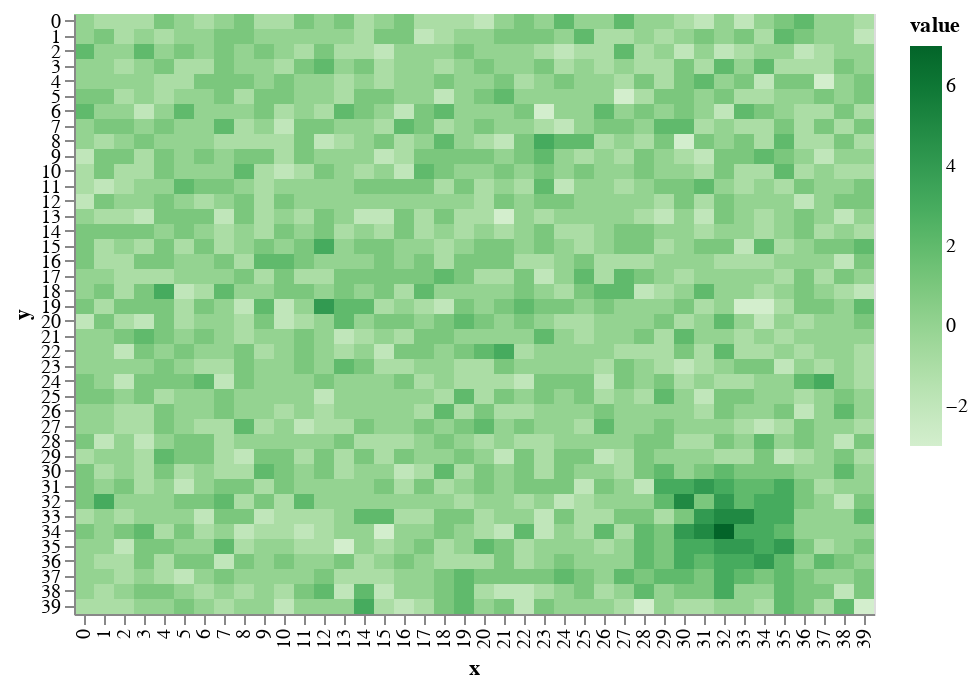

This figure's notebook cell:
### Markdown cell above
This makes a much more _natural_ looking mountain.

### Code cell
world.add_mountain(mdf)
draw.drawTerrainHeight(world.grid_elevation)

### Figure 1 — Vega-Lite specification as saved in the notebook (floating-point values rounded to 4 significant figures; data arrays with more than 128 entries replaced by an {"elided": "..."} marker saying what was removed)
{"$schema": "https://vega.github.io/schema/vega-lite/v2.6.0.json", "config": {"view": {"height": 300, "width": 400}}, "data": {"name": "data-ee50b15dc5668f8849ac811b6c22e182"}, "datasets": {"data-ee50b15dc5668f8849ac811b6c22e182": {"elided": "1600 records"}}, "encoding": {"color": {"field": "value", "scale": {"scheme": "greens"}, "type": "quantitative"}, "x": {"field": "x", "type": "ordinal"}, "y": {"field": "y", "type": "ordinal"}}, "mark": "rect"}
